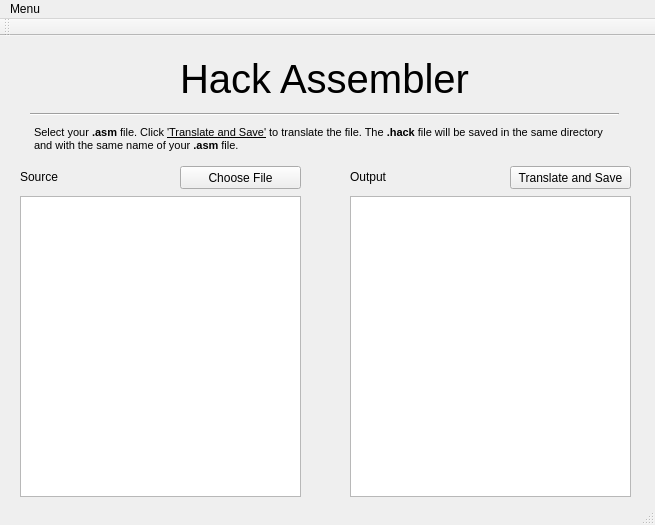
<?xml version="1.0" encoding="UTF-8"?>
<ui version="4.0">
 <class>MainWindow</class>
 <widget class="QMainWindow" name="MainWindow">
  <property name="geometry">
   <rect>
    <x>0</x>
    <y>0</y>
    <width>655</width>
    <height>525</height>
   </rect>
  </property>
  <property name="windowTitle">
   <string>Hack Assembler</string>
  </property>
  <widget class="QWidget" name="centralWidget">
   <widget class="QPushButton" name="chooseFile_btn">
    <property name="geometry">
     <rect>
      <x>180</x>
      <y>130</y>
      <width>121</width>
      <height>23</height>
     </rect>
    </property>
    <property name="text">
     <string>Choose File</string>
    </property>
   </widget>
   <widget class="QPushButton" name="Translate_btn">
    <property name="geometry">
     <rect>
      <x>510</x>
      <y>130</y>
      <width>121</width>
      <height>23</height>
     </rect>
    </property>
    <property name="text">
     <string>Translate and Save</string>
    </property>
   </widget>
   <widget class="QTextBrowser" name="sourceFileAsText">
    <property name="geometry">
     <rect>
      <x>20</x>
      <y>160</y>
      <width>281</width>
      <height>301</height>
     </rect>
    </property>
    <property name="horizontalScrollBarPolicy">
     <enum>Qt::ScrollBarAsNeeded</enum>
    </property>
   </widget>
   <widget class="QTextBrowser" name="outFileAsText">
    <property name="geometry">
     <rect>
      <x>350</x>
      <y>160</y>
      <width>281</width>
      <height>301</height>
     </rect>
    </property>
    <property name="horizontalScrollBarPolicy">
     <enum>Qt::ScrollBarAsNeeded</enum>
    </property>
   </widget>
   <widget class="QLabel" name="directoryLabel_2">
    <property name="geometry">
     <rect>
      <x>350</x>
      <y>130</y>
      <width>141</width>
      <height>21</height>
     </rect>
    </property>
    <property name="text">
     <string>Output</string>
    </property>
   </widget>
   <widget class="QLabel" name="directoryLabel_3">
    <property name="geometry">
     <rect>
      <x>20</x>
      <y>130</y>
      <width>141</width>
      <height>21</height>
     </rect>
    </property>
    <property name="text">
     <string>Source</string>
    </property>
   </widget>
   <widget class="QWidget" name="verticalLayoutWidget">
    <property name="geometry">
     <rect>
      <x>19</x>
      <y>9</y>
      <width>611</width>
      <height>657</height>
     </rect>
    </property>
    <layout class="QVBoxLayout" name="verticalLayout">
     <item>
      <layout class="QHBoxLayout" name="horizontalLayout">
       <item>
        <widget class="QLabel" name="label">
         <property name="font">
          <font>
           <pointsize>-1</pointsize>
          </font>
         </property>
         <property name="layoutDirection">
          <enum>Qt::LeftToRight</enum>
         </property>
         <property name="autoFillBackground">
          <bool>false</bool>
         </property>
         <property name="styleSheet">
          <string notr="true">font-size:40px; margin-bottom: 5px; </string>
         </property>
         <property name="text">
          <string>Hack Assembler</string>
         </property>
         <property name="textFormat">
          <enum>Qt::AutoText</enum>
         </property>
         <property name="alignment">
          <set>Qt::AlignCenter</set>
         </property>
        </widget>
       </item>
      </layout>
     </item>
     <item>
      <widget class="Line" name="line_2">
       <property name="orientation">
        <enum>Qt::Horizontal</enum>
       </property>
      </widget>
     </item>
     <item>
      <widget class="QTextBrowser" name="textBrowser">
       <property name="autoFillBackground">
        <bool>false</bool>
       </property>
       <property name="styleSheet">
        <string notr="true">background-color: rgba(0,0,0,0);</string>
       </property>
       <property name="frameShape">
        <enum>QFrame::NoFrame</enum>
       </property>
       <property name="frameShadow">
        <enum>QFrame::Sunken</enum>
       </property>
       <property name="html">
        <string>&lt;!DOCTYPE HTML PUBLIC &quot;-//W3C//DTD HTML 4.0//EN&quot; &quot;http://www.w3.org/TR/REC-html40/strict.dtd&quot;&gt;
&lt;html&gt;&lt;head&gt;&lt;meta name=&quot;qrichtext&quot; content=&quot;1&quot; /&gt;&lt;style type=&quot;text/css&quot;&gt;
p, li { white-space: pre-wrap; }
&lt;/style&gt;&lt;/head&gt;&lt;body style=&quot; font-family:'MS Shell Dlg 2'; font-size:8.25pt; font-weight:400; font-style:normal;&quot;&gt;
&lt;p style=&quot; margin-top:0px; margin-bottom:0px; margin-left:0px; margin-right:0px; -qt-block-indent:0; text-indent:0px;&quot;&gt;Select your &lt;span style=&quot; font-weight:600;&quot;&gt;.asm&lt;/span&gt; file. Click&lt;span style=&quot; font-style:italic;&quot;&gt; &lt;/span&gt;&lt;span style=&quot; text-decoration: underline;&quot;&gt;'Translate and Save'&lt;/span&gt; to translate the file. The &lt;span style=&quot; font-weight:600;&quot;&gt;.hack&lt;/span&gt; file will be saved in the same directory and with the same name of your &lt;span style=&quot; font-weight:600;&quot;&gt;.asm&lt;/span&gt; file.&lt;/p&gt;&lt;/body&gt;&lt;/html&gt;</string>
       </property>
      </widget>
     </item>
    </layout>
   </widget>
   <zorder>verticalLayoutWidget</zorder>
   <zorder>chooseFile_btn</zorder>
   <zorder>directoryLabel_2</zorder>
   <zorder>directoryLabel_3</zorder>
   <zorder>outFileAsText</zorder>
   <zorder>Translate_btn</zorder>
   <zorder>sourceFileAsText</zorder>
  </widget>
  <widget class="QMenuBar" name="menuBar">
   <property name="geometry">
    <rect>
     <x>0</x>
     <y>0</y>
     <width>655</width>
     <height>20</height>
    </rect>
   </property>
   <widget class="QMenu" name="menuHack_Assembler">
    <property name="title">
     <string>Menu</string>
    </property>
    <addaction name="actionAbout"/>
   </widget>
   <addaction name="menuHack_Assembler"/>
  </widget>
  <widget class="QToolBar" name="mainToolBar">
   <attribute name="toolBarArea">
    <enum>TopToolBarArea</enum>
   </attribute>
   <attribute name="toolBarBreak">
    <bool>false</bool>
   </attribute>
  </widget>
  <widget class="QStatusBar" name="statusBar"/>
  <action name="actionAbout">
   <property name="text">
    <string>About</string>
   </property>
  </action>
 </widget>
 <layoutdefault spacing="6" margin="11"/>
 <resources/>
 <connections/>
</ui>
